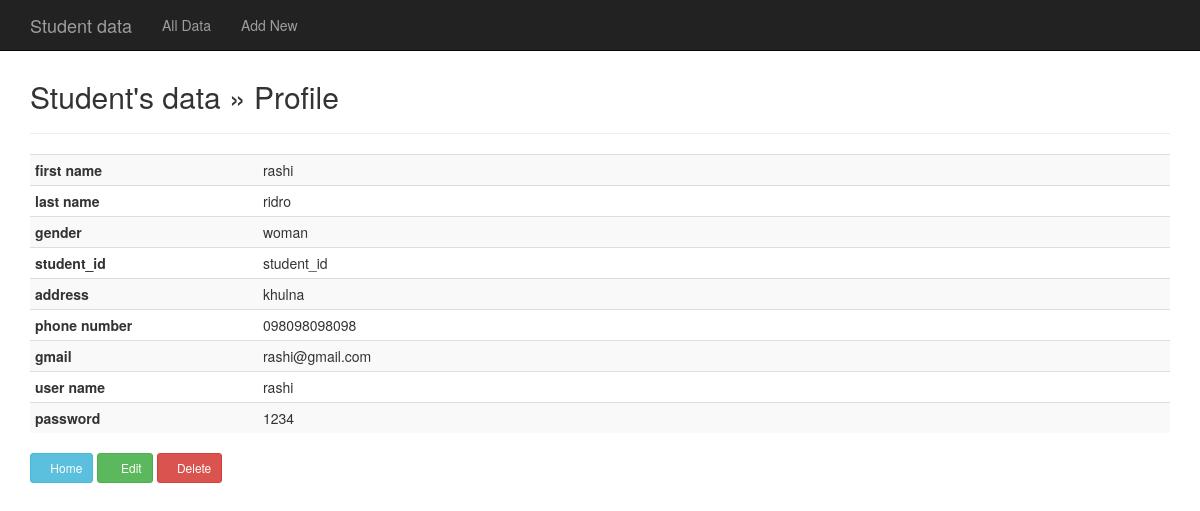
The page /profile.php?first_name=rashi on the database its author committed.
### tables this page shows
CREATE TABLE `student_info` (
  `first_name` varchar(20) NOT NULL,
  `last_name` varchar(20) NOT NULL,
  `gender` varchar(10) NOT NULL,
  `student_id` varchar(16) NOT NULL,
  `address` varchar(50) NOT NULL,
  `phone` varchar(20) NOT NULL,
  `gmail` varchar(20) NOT NULL,
  `user_name` varchar(30) NOT NULL,
  `passward` varchar(30) NOT NULL
);

### profile.php (the view, shortened to what this page needs)
<?php
include("connect.php");
?>
<!DOCTYPE html>
<html lang="en">
<head>
	<link href="css/bootstrap.min.css" rel="stylesheet">
	<link href="//netdna.bootstrapcdn.com/bootstrap/3.0.0/css/bootstrap-glyphicons.css" rel="stylesheet">
</head>
<body>
	<nav class="navbar navbar-inverse navbar-fixed-top">
		<div class="container">
			<div class="navbar-header">
				<a class="navbar-brand hidden-xs hidden-sm" href="index.php">Student data</a>
			</div>
			<div id="navbar" class="navbar-collapse collapse">
				<ul class="nav navbar-nav">
					<li><a href="index.php">All Data</a></li>
					<li><a href="add.php">Add New</a></li>
				</ul>
			</div>
		</div>
	</nav>
	<div class="container">
		<div class="content">
			<h2>Student's data &raquo; Profile</h2>
			<hr/>
			<?php
			$first_name=$_GET['first_name'];
			$sql=mysqli_query($connect, "SELECT * FROM student_info WHERE first_name='$first_name' ");
			if(!$sql){
				header("Location :index.php");
			}else{
				$row=mysqli_fetch_array($sql);
			}
			 ?>
			<table class="table table-striped table-condensed">
				<tr>
					<th>first name</th>
					<td><?php echo $row['first_name']; ?></td>
				</tr>
				<tr>
					<th width="20%">last name</th>
					<td><?php echo $row['last_name']; ?></td>
				</tr>
				<tr>
					<th>gender</th>
					<td><?php echo $row['gender']; ?></td>
				</tr>
				<tr>
					<th>student_id</th>
					<td><?php echo $row['student_id']; ?></td>
				</tr>
				<tr>
					<th>address</th>
					<td><?php echo $row['address']; ?></td>
				</tr>
				<tr>
					<th>phone number</th>
					<td><?php echo $row['phone']; ?></td>
				</tr>
				<tr>
					<th>gmail</th>
					<td><?php echo $row['gmail']; ?></td>
				</tr>
				<tr>
					<th>user name</th>
					<td><?php echo $row['user_name']; ?></td>
				</tr>
				<tr>
					<th>password</th>
					<td><?php echo $row['passward']; ?></td>
				</tr>
           </table>
			<a href="index.php" class="btn btn-sm btn-info"><span class="glyphicon glyphicon-refresh" aria-hidden="true"></span>Home</a>
			<a href="edit.php?first_name=<?php echo $row['first_name']; ?>" class="btn btn-sm btn-success"><span class="glyphicon glyphicon-edit" aria-hidden="true"></span> Edit</a>
			<a href="profile.php?action=delete&first_name=<?php echo $row['first_name']; ?>" class="btn btn-sm btn-danger" onclick="return confirm('Data deletion successful <?php echo $row['last_name']; ?>')"><span class="glyphicon glyphicon-trash" aria-hidden="true"></span>Delete</a>
		</div>
	</div>
</body>
</html>

### profile.php (style rules this page uses)
.content { margin-top: 80px; }

### rows shown on the page
student_info: first_name "rashi", last_name "ridro", gender "woman", student "student_id", address "khulna", phone "098098098098", gmail "rashi@gmail.com", user_name "rashi", passward "1234"
